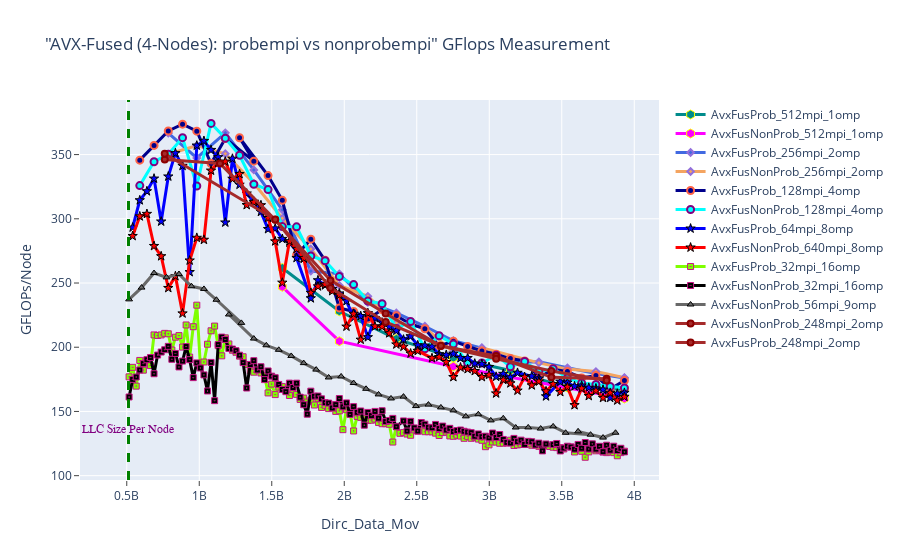

Here is the notebook cell this chart was saved with:
### Markdown cell above
## GFLOPS - AVX-Fused: Probmpi vs Non-Probempim

### Code cell
fig = go.Figure() 

# Case 1
fig.add_trace(go.Scatter(x=(dfn4AvxFusProb_512mpi_1omp.Dirc_Data_Mov*(dfn4AvxFusProb_512mpi_1omp.MPI_size/4)), 
                         y=(dfn4AvxFusProb_512mpi_1omp.GFLOPS*(dfn4AvxFusProb_512mpi_1omp.MPI_size/4)), 
                         mode='lines+markers', 
                         name='AvxFusProb_512mpi_1omp',
                         line=dict(color='darkcyan',width=3),
                         marker=dict(symbol='hexagon',size=9, line=dict(color='yellow',width=1))))

fig.add_trace(go.Scatter(x=(dfn4AvxFusNonProb_512mpi_1omp.Dirc_Data_Mov*(dfn4AvxFusNonProb_512mpi_1omp.MPI_size/4)), 
                         y=(dfn4AvxFusNonProb_512mpi_1omp.GFLOPS*(dfn4AvxFusNonProb_512mpi_1omp.MPI_size/4)), 
                         mode='lines+markers', 
                         name='AvxFusNonProb_512mpi_1omp',
                         line=dict(color='magenta',width=3),
                         marker=dict(symbol='hexagon',size=9, line=dict(color='yellow',width=1))))


# Case 2
fig.add_trace(go.Scatter(x=(dfn4AvxFusProb_256mpi_2omp.Dirc_Data_Mov*(dfn4AvxFusProb_256mpi_2omp.MPI_size/4)), 
                         y=(dfn4AvxFusProb_256mpi_2omp.GFLOPS*(dfn4AvxFusProb_256mpi_2omp.MPI_size/4)), 
                         mode='lines+markers', 
                         name='AvxFusProb_256mpi_2omp',
                         line=dict(color='royalblue',width=3),
                         marker=dict(symbol='diamond',size=5,line=dict(color='MediumPurple',width=2))))

fig.add_trace(go.Scatter(x=(dfn4AvxFusNonProb_256mpi_2omp.Dirc_Data_Mov*(dfn4AvxFusNonProb_256mpi_2omp.MPI_size/4)), 
                         y=(dfn4AvxFusNonProb_256mpi_2omp.GFLOPS*(dfn4AvxFusNonProb_256mpi_2omp.MPI_size/4)), 
                         mode='lines+markers', 
                         name='AvxFusNonProb_256mpi_2omp',
                         line=dict(color='sandybrown',width=3),
                         marker=dict(symbol='diamond',size=5,line=dict(color='MediumPurple',width=2))))


# Case 3
fig.add_trace(go.Scatter(x=(dfn4AvxFusProb_128mpi_4omp.Dirc_Data_Mov*(dfn4AvxFusProb_128mpi_4omp.MPI_size/4)), 
                         y=(dfn4AvxFusProb_128mpi_4omp.GFLOPS*(dfn4AvxFusProb_128mpi_4omp.MPI_size/4)), 
                         mode='lines+markers', 
                         name='AvxFusProb_128mpi_4omp',
                         line=dict(color='darkblue',width=3),
                         marker=dict(symbol='circle',size=7, line=dict(color='tomato',width=2))))

fig.add_trace(go.Scatter(x=(dfn4AvxFusNonProb_128mpi_4omp.Dirc_Data_Mov*(dfn4AvxFusNonProb_128mpi_4omp.MPI_size/4)), 
                         y=(dfn4AvxFusNonProb_128mpi_4omp.GFLOPS*(dfn4AvxFusNonProb_128mpi_4omp.MPI_size/4)), 
                         mode='lines+markers', 
                         name='AvxFusNonProb_128mpi_4omp',
                         line=dict(color='cyan',width=3),
                         marker=dict(symbol='circle',size=7,line=dict(color='Purple',width=2))))



# Case 4
fig.add_trace(go.Scatter(x=(dfn4AvxFusProb_64mpi_8omp.Dirc_Data_Mov*(dfn4AvxFusProb_64mpi_8omp.MPI_size/4)), 
                         y=(dfn4AvxFusProb_64mpi_8omp.GFLOPS*(dfn4AvxFusProb_64mpi_8omp.MPI_size/4)), 
                         mode='lines+markers', 
                         name='AvxFusProb_64mpi_8omp',
                         line=dict(color='blue',width=3),
                         marker=dict(symbol='star',size=7, line=dict(color='black',width=1))))

fig.add_trace(go.Scatter(x=(dfn4AvxFusNonProb_64mpi_8omp.Dirc_Data_Mov*(dfn4AvxFusNonProb_64mpi_8omp.MPI_size/4)), 
                         y=(dfn4AvxFusNonProb_64mpi_8omp.GFLOPS*(dfn4AvxFusNonProb_64mpi_8omp.MPI_size/4)), 
                         mode='lines+markers', 
                         name='AvxFusNonProb_640mpi_8omp',
                         line=dict(color='red',width=3),
                         marker=dict(symbol='star',size=7, line=dict(color='black',width=1))))


# Case 5
fig.add_trace(go.Scatter(x=(dfn4AvxFusProb_32mpi_16omp.Dirc_Data_Mov*(dfn4AvxFusProb_32mpi_16omp.MPI_size/4)), 
                         y=(dfn4AvxFusProb_32mpi_16omp.GFLOPS*(dfn4AvxFusProb_32mpi_16omp.MPI_size/4)), 
                         mode='lines+markers', 
                         name='AvxFusProb_32mpi_16omp',
                         line=dict(color='chartreuse',width=3),
                         marker=dict(symbol='square-dot',size=6, line=dict(color='mediumvioletred',width=1))))

fig.add_trace(go.Scatter(x=(dfn4AvxFusNonProb_32mpi_16omp.Dirc_Data_Mov*(dfn4AvxFusNonProb_32mpi_16omp.MPI_size/4)), 
                         y=(dfn4AvxFusNonProb_32mpi_16omp.GFLOPS*(dfn4AvxFusNonProb_32mpi_16omp.MPI_size/4)), 
                         mode='lines+markers', 
                         name='AvxFusNonProb_32mpi_16omp',
                         line=dict(color='black',width=3),
                         marker=dict(symbol='square-dot',size=6, line=dict(color='mediumvioletred',width=1))))


# Case 6
fig.add_trace(go.Scatter(x=(dfn4AvxFusProb_16mpi_32omp.Dirc_Data_Mov*(dfn4AvxFusProb_16mpi_32omp.MPI_size/4)), 
                         y=(dfn4AvxFusProb_16mpi_32omp.GFLOPS*(dfn4AvxFusProb_16mpi_32omp.MPI_size/4)), 
                         mode='lines+markers', 
                         name='AvxFusProb_16mpi_32omp',
                         line=dict(color='gold',width=3),
                         marker=dict(symbol='triangle-up',size=6, line=dict(color='black',width=1))))

fig.add_trace(go.Scatter(x=(dfn4AvxFusNonProb_56mpi_9omp.Dirc_Data_Mov*(dfn4AvxFusNonProb_56mpi_9omp.MPI_size/4)), 
                         y=(dfn4AvxFusNonProb_56mpi_9omp.GFLOPS*(dfn4AvxFusNonProb_56mpi_9omp.MPI_size/4)), 
                         mode='lines+markers', 
                         name='AvxFusNonProb_56mpi_9omp',
                         line=dict(color='dimgray',width=3),
                         marker=dict(symbol='triangle-up',size=6, line=dict(color='black',width=1))))



# Case 7
# fig.add_trace(go.Scatter(x=(dfn4AvxFusProb_8mpi_64omp.Dirc_Data_Mov*(dfn4AvxFusProb_8mpi_64omp.MPI_size/4)), 
#                          y=(dfn4AvxFusProb_8mpi_64omp.GFLOPS*(dfn4AvxFusProb_8mpi_64omp.MPI_size/4)), 
#                          mode='lines+markers', 
#                          name='AvxFusProb_8mpi_64omp',
#                          line=dict(color='magenta',width=3),
#                          marker=dict(symbol='hexagon',size=9, line=dict(color='yellow',width=1))))

fig.add_trace(go.Scatter(x=(dfn4AvxFusNonProb_248mpi_2omp.Dirc_Data_Mov*(dfn4AvxFusNonProb_248mpi_2omp.MPI_size/4)), 
                         y=(dfn4AvxFusNonProb_248mpi_2omp.GFLOPS*(dfn4AvxFusNonProb_248mpi_2omp.MPI_size/4)), 
                         mode='lines+markers', 
                         name='AvxFusNonProb_248mpi_2omp',
                         line=dict(color='Brown',width=3),
                         marker=dict(symbol='circle',size=6, line=dict(color='darkred',width=2))))



# Case 8
fig.add_trace(go.Scatter(x=(dfn4AvxFusProb_248mpi_2omp.Dirc_Data_Mov*(dfn4AvxFusProb_248mpi_2omp.MPI_size/4)), 
                         y=(dfn4AvxFusProb_248mpi_2omp.GFLOPS*(dfn4AvxFusProb_248mpi_2omp.MPI_size/4)), 
                         mode='lines+markers', 
                         name='AvxFusProb_248mpi_2omp',
                        line=dict(color='Brown',width=3),
                        marker=dict(symbol='circle',size=6, line=dict(color='darkred',width=2))))



# Adding a vertical line
fig.add_vline(x=512e6, line_width=3, line_dash="dash", line_color="green")
# fig.add_hline(y=1024, line_width=3, line_dash="dash", line_color="red")

# Add annotation
fig.add_annotation(
    x='512e6'
    , y=130
    , text=f'LLC Size Per Node'
    , yanchor='bottom'
    , showarrow=False
    , arrowhead=1
    , arrowsize=1
    , arrowwidth=2
    , arrowcolor="#636363"
    , ax=-20
    , ay=-30
    , font=dict(size=12, color="purple", family="Sans Serif")
    , align="left"
    ,)

fig.update_layout(title='"AVX-Fused (4-Nodes): probempi vs nonprobempi" GFlops Measurement',
                  xaxis_title='Dirc_Data_Mov', yaxis_title='GFLOPs/Node', 
                  xaxis=dict(ticks="outside"),  
                  yaxis=dict(ticks="outside"))

### Figure 1 — Plotly figure (JSON) as saved in the notebook; plotly's stock layout.template omitted (floating-point values rounded to 4 significant figures; data arrays with more than 128 entries replaced by an {"elided": "..."} marker saying what was removed)
{"data": [{"line": {"color": "darkcyan", "width": 3}, "marker": {"line": {"color": "yellow", "width": 1}, "size": 9, "symbol": "hexagon"}, "mode": "lines+markers", "name": "AvxFusProb_512mpi_1omp", "type": "scatter", "x": [1572864000, 1966080000, 2359296000, 2752512000, 3145728000, 3538944000, 3932160000], "y": [261.7, 228.0, 206.5, 191.8, 181.9, 168.7, 167.4]}, {"line": {"color": "magenta", "width": 3}, "marker": {"line": {"color": "yellow", "width": 1}, "size": 9, "symbol": "hexagon"}, "mode": "lines+markers", "name": "AvxFusNonProb_512mpi_1omp", "type": "scatter", "x": [1572864000, 1966080000, 2752512000, 3932160000], "y": [247.0, 204.7, 185.0, 160.1]}, {"line": {"color": "royalblue", "width": 3}, "marker": {"line": {"color": "MediumPurple", "width": 2}, "size": 5, "symbol": "diamond"}, "mode": "lines+markers", "name": "AvxFusProb_256mpi_2omp", "type": "scatter", "x": [786432000, 983040000, 1179648000, 1376256000, 1572864000, 1769472000, 1966080000, 2162688000, 2359296000, 2555904000, 2752512000, 2949120000, 3145728000, 3342336000, 3538944000, 3735552000, 3932160000], "y": [366.6, 347.3, 366.9, 338.0, 307.0, 259.3, 257.1, 235.0, 226.7, 216.3, 205.0, 199.2, 188.4, 188.6, 184.0, 179.5, 176.0]}, {"line": {"color": "sandybrown", "width": 3}, "marker": {"line": {"color": "MediumPurple", "width": 2}, "size": 5, "symbol": "diamond"}, "mode": "lines+markers", "name": "AvxFusNonProb_256mpi_2omp", "type": "scatter", "x": [786432000, 983040000, 1179648000, 1376256000, 1572864000, 1769472000, 1966080000, 2162688000, 2359296000, 2555904000, 2752512000, 2949120000, 3342336000, 3538944000, 3735552000, 3932160000], "y": [350.2, 357.0, 350.6, 327.6, 300.4, 276.5, 248.1, 239.7, 218.9, 215.2, 196.1, 199.7, 187.8, 183.0, 181.0, 176.3]}, {"line": {"color": "darkblue", "width": 3}, "marker": {"line": {"color": "tomato", "width": 2}, "size": 7, "symbol": "circle"}, "mode": "lines+markers", "name": "AvxFusProb_128mpi_4omp", "type": "scatter", "x": [589824000, 688128000, 786432000, 884736000, 983040000, 1081344000, 1179648000, 1376256000, 1277952000, 1474560000, 1572864000, 1671168000, 1769472000, 1867776000, 1966080000, 2064384000, 2162688000, 2260992000, 2359296000, 2457600000, 2555904000, 2654208000, 2752512000, 2850816000, 2949120000, 3047424000, 3145728000, 3244032000, 3342336000, 3440640000, 3538944000, 3637248000, 3735552000, 3833856000, 3932160000], "y": [345.7, 357.1, 368.4, 373.7, 368.3, 343.0, 362.5, 344.9, 363.1, 333.7, 314.4, 271.8, 284.2, 267.7, 230.6, 227.8, 221.9, 229.2, 224.5, 218.1, 214.4, 201.0, 204.7, 200.7, 197.1, 194.6, 191.2, 189.3, 176.3, 183.1, 181.0, 176.1, 178.0, 167.4, 174.1]}, {"line": {"color": "cyan", "width": 3}, "marker": {"line": {"color": "Purple", "width": 2}, "size": 7, "symbol": "circle"}, "mode": "lines+markers", "name": "AvxFusNonProb_128mpi_4omp", "type": "scatter", "x": [589824000, 688128000, 786432000, 884736000, 983040000, 1081344000, 1179648000, 1277952000, 1376256000, 1474560000, 1572864000, 1671168000, 1769472000, 1867776000, 1966080000, 2064384000, 2162688000, 2260992000, 2359296000, 2457600000, 2555904000, 2654208000, 2752512000, 2850816000, 2949120000, 3047424000, 3145728000, 3244032000, 3342336000, 3440640000, 3538944000, 3637248000, 3735552000, 3833856000, 3932160000], "y": [325.9, 344.4, 350.3, 363.2, 325.5, 374.3, 362.7, 349.5, 326.9, 322.7, 293.9, 293.8, 271.0, 267.4, 255.1, 248.8, 235.9, 233.9, 214.5, 220.1, 198.8, 209.0, 202.5, 187.9, 187.7, 193.8, 184.8, 189.0, 181.0, 183.3, 176.1, 172.1, 171.0, 169.5, 168.3]}, {"line": {"color": "blue", "width": 3}, "marker": {"line": {"color": "black", "width": 1}, "size": 7, "symbol": "star"}, "mode": "lines+markers", "name": "AvxFusProb_64mpi_8omp", "type": "scatter", "x": [540672000, 589824000, 638976000, 688128000, 737280000, 786432000, 835584000, 884736000, 933888000, 983040000, 1032192000, 1081344000, 1130496000, 1179648000, 1228800000, 1277952000, 1327104000, 1376256000, 1425408000, 1474560000, 1523712000, 1572864000, 1622016000, 1720320000, 1671168000, 1769472000, 1818624000, 1867776000, 1916928000, 1966080000, 2015232000, 2064384000, 2113536000, 2162688000, 2211840000, 2260992000, 2310144000, 2359296000, 2408448000, 2457600000, 2506752000, 2555904000, 2605056000, 2654208000, 2703360000, 2752512000, 2801664000, 2850816000, 2899968000, 2949120000, 2998272000, 3047424000, 3096576000, 3145728000, 3194880000, 3293184000, 3342336000, 3391488000, 3489792000, 3538944000, 3588096000, 3637248000, 3686400000, 3735552000, 3784704000, 3833856000, 3883008000, 3932160000], "y": [293.2, 314.4, 321.5, 331.3, 297.9, 333.0, 351.1, 341.3, 258.5, 357.0, 360.7, 353.6, 348.0, 297.1, 346.8, 326.6, 319.7, 313.3, 305.4, 292.0, 292.5, 284.3, 281.4, 268.9, 269.5, 238.1, 252.2, 248.3, 245.3, 241.9, 235.9, 223.1, 224.3, 207.8, 222.8, 219.2, 216.0, 212.9, 206.0, 208.5, 201.5, 201.3, 200.4, 194.6, 194.1, 195.0, 191.6, 191.6, 187.3, 186.8, 184.6, 177.0, 179.3, 176.5, 180.1, 177.4, 175.7, 161.8, 173.2, 172.4, 169.6, 170.2, 168.5, 167.9, 167.0, 160.6, 163.9, 164.5]}, {"line": {"color": "red", "width": 3}, "marker": {"line": {"color": "black", "width": 1}, "size": 7, "symbol": "star"}, "mode": "lines+markers", "name": "AvxFusNonProb_640mpi_8omp", "type": "scatter", "x": [540672000, 589824000, 638976000, 688128000, 737280000, 786432000, 835584000, 884736000, 933888000, 983040000, 1032192000, 1081344000, 1130496000, 1179648000, 1228800000, 1277952000, 1327104000, 1376256000, 1425408000, 1474560000, 1523712000, 1572864000, 1622016000, 1671168000, 1720320000, 1769472000, 1818624000, 1867776000, 1916928000, 1966080000, 2015232000, 2064384000, 2113536000, 2162688000, 2211840000, 2260992000, 2310144000, 2359296000, 2408448000, 2457600000, 2506752000, 2605056000, 2654208000, 2703360000, 2752512000, 2801664000, 2850816000, 2899968000, 2949120000, 2998272000, 3047424000, 3096576000, 3145728000, 3194880000, 3244032000, 3293184000, 3342336000, 3391488000, 3440640000, 3489792000, 3538944000, 3588096000, 3637248000, 3686400000, 3735552000, 3784704000, 3833856000, 3883008000, 3932160000], "y": [286.6, 301.9, 303.8, 278.8, 270.9, 246.1, 255.4, 226.3, 267.5, 285.2, 283.7, 337.5, 343.5, 344.6, 331.2, 334.9, 310.7, 312.9, 310.6, 300.7, 282.4, 250.3, 282.6, 276.6, 269.4, 242.3, 247.4, 249.0, 243.7, 240.6, 216.1, 226.1, 205.9, 226.6, 216.2, 216.0, 210.9, 202.2, 200.5, 195.1, 197.2, 191.5, 192.4, 188.5, 176.8, 184.3, 183.0, 181.5, 176.8, 178.5, 164.0, 174.6, 171.9, 166.3, 176.9, 170.3, 173.3, 165.7, 171.3, 165.1, 169.2, 154.9, 167.9, 162.0, 166.1, 160.6, 164.5, 158.6, 161.4]}, {"line": {"color": "chartreuse", "width": 3}, "marker": {"line": {"color": "mediumvioletred", "width": 1}, "size": 6, "symbol": "square-dot"}, "mode": "lines+markers", "name": "AvxFusProb_32mpi_16omp", "type": "scatter", "x": {"elided": "138 int values"}, "y": {"elided": "138 float values"}}, {"line": {"color": "black", "width": 3}, "marker": {"line": {"color": "mediumvioletred", "width": 1}, "size": 6, "symbol": "square-dot"}, "mode": "lines+markers", "name": "AvxFusNonProb_32mpi_16omp", "type": "scatter", "x": {"elided": "138 int values"}, "y": {"elided": "138 float values"}}, {"line": {"color": "gold", "width": 3}, "marker": {"line": {"color": "black", "width": 1}, "size": 6, "symbol": "triangle-up"}, "mode": "lines+markers", "name": "AvxFusProb_16mpi_32omp", "type": "scatter", "x": [], "y": []}, {"line": {"color": "dimgray", "width": 3}, "marker": {"line": {"color": "black", "width": 1}, "size": 6, "symbol": "triangle-up"}, "mode": "lines+markers", "name": "AvxFusNonProb_56mpi_9omp", "type": "scatter", "x": [516096000, 602112000, 688128000, 774144000, 860160000, 946176000, 1032192000, 1118208000, 1290240000, 1204224000, 1376256000, 1462272000, 1548288000, 1634304000, 1720320000, 1806336000, 1892352000, 1978368000, 2064384000, 2150400000, 2236416000, 2322432000, 2408448000, 2494464000, 2580480000, 2666496000, 2752512000, 2838528000, 2924544000, 3010560000, 3096576000, 3182592000, 3268608000, 3354624000, 3440640000, 3526656000, 3698688000, 3612672000, 3784704000, 3870720000], "y": [237.3, 246.4, 257.8, 254.4, 257.0, 247.5, 245.4, 237.0, 219.0, 225.5, 206.7, 201.5, 198.0, 193.2, 187.6, 182.6, 176.5, 177.3, 172.1, 167.6, 163.3, 160.1, 161.5, 154.2, 155.3, 153.1, 150.8, 146.2, 147.8, 143.0, 144.7, 137.5, 137.6, 136.7, 138.4, 133.4, 131.9, 134.5, 129.7, 133.4]}, {"line": {"color": "Brown", "width": 3}, "marker": {"line": {"color": "darkred", "width": 2}, "size": 6, "symbol": "circle"}, "mode": "lines+markers", "name": "AvxFusNonProb_248mpi_2omp", "type": "scatter", "x": [761856000, 1142784000, 1523712000, 1904640000, 2285568000, 2666496000, 3047424000, 3428352000, 3809280000], "y": [346.1, 343.1, 299.2, 252.1, 226.2, 200.9, 193.1, 176.5, 175.5]}, {"line": {"color": "Brown", "width": 3}, "marker": {"line": {"color": "darkred", "width": 2}, "size": 6, "symbol": "circle"}, "mode": "lines+markers", "name": "AvxFusProb_248mpi_2omp", "type": "scatter", "x": [761856000, 1523712000, 1904640000, 2285568000, 2666496000, 3047424000, 3428352000, 3809280000], "y": [350.7, 299.4, 246.2, 219.7, 201.2, 191.0, 181.4, 174.2]}], "layout": {"annotations": [{"align": "left", "arrowcolor": "#636363", "arrowhead": 1, "arrowsize": 1, "arrowwidth": 2, "ax": -20, "ay": -30, "font": {"color": "purple", "family": "Sans Serif", "size": 12}, "showarrow": false, "text": "LLC Size Per Node", "x": "512e6", "y": 130, "yanchor": "bottom"}], "shapes": [{"line": {"color": "green", "dash": "dash", "width": 3}, "type": "line", "x0": 512000000, "x1": 512000000, "xref": "x", "y0": 0, "y1": 1, "yref": "y domain"}], "title": {"text": "\"AVX-Fused (4-Nodes): probempi vs nonprobempi\" GFlops Measurement"}, "xaxis": {"ticks": "outside", "title": {"text": "Dirc_Data_Mov"}}, "yaxis": {"ticks": "outside", "title": {"text": "GFLOPs/Node"}}}}
